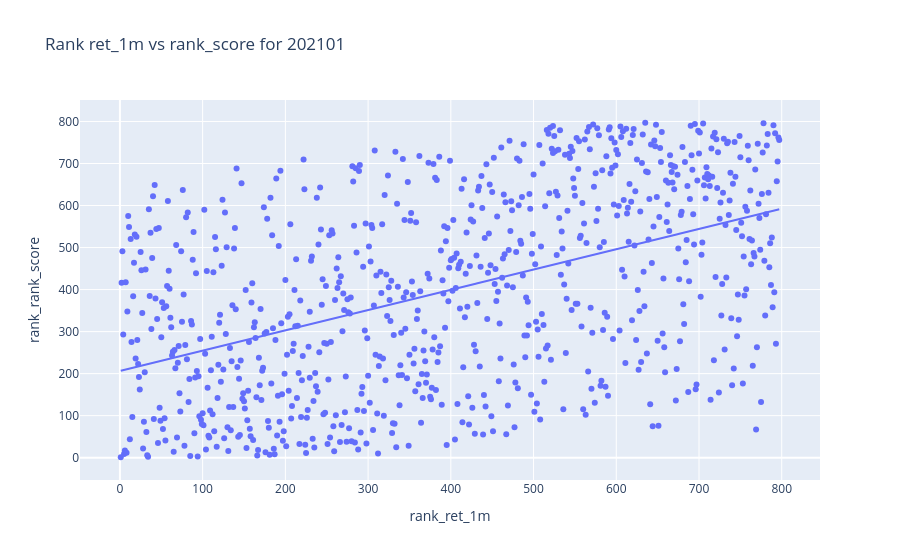

Source (notebook cell):
### Code cell
# Add columns for ranking based on ret1m and rank_score, and compare them
df_test["rank_ret_1m"] = df_test.groupby("yyyymm")["ret_1m"].rank(ascending=False)
df_test["rank_rank_score"] = df_test.groupby("yyyymm")["ensemble_score"].rank(ascending=False)
px.scatter(df_test[df_test["yyyymm"] == date], x="rank_ret_1m", y="rank_rank_score", title=f"Rank ret_1m vs rank_score for {date}", trendline="ols")

### Figure 1 — Plotly figure (JSON) as saved in the notebook; plotly's stock layout.template omitted (floating-point values rounded to 4 significant figures; data arrays with more than 128 entries replaced by an {"elided": "..."} marker saying what was removed)
{"data": [{"hovertemplate": "rank_ret_1m=%{x}<br>rank_rank_score=%{y}<extra></extra>", "legendgroup": "", "marker": {"color": "#636efa", "symbol": "circle"}, "mode": "markers", "name": "", "orientation": "v", "showlegend": false, "type": "scatter", "x": {"elided": "797 float values"}, "xaxis": "x", "y": {"elided": "797 float values"}, "yaxis": "y"}, {"hovertemplate": "<b>OLS trendline</b><br>rank_rank_score = 0.482942 * rank_ret_1m + 206.306<br>R<sup>2</sup>=0.233233<br><br>rank_ret_1m=%{x}<br>rank_rank_score=%{y} <b>(trend)</b><extra></extra>", "legendgroup": "", "marker": {"color": "#636efa", "symbol": "circle"}, "mode": "lines", "name": "", "showlegend": false, "type": "scatter", "x": {"elided": "797 float values"}, "xaxis": "x", "y": {"elided": "797 float values"}, "yaxis": "y"}], "layout": {"legend": {"tracegroupgap": 0}, "title": {"text": "Rank ret_1m vs rank_score for 202101"}, "xaxis": {"anchor": "y", "domain": [0, 1], "title": {"text": "rank_ret_1m"}}, "yaxis": {"anchor": "x", "domain": [0, 1], "title": {"text": "rank_rank_score"}}}}
